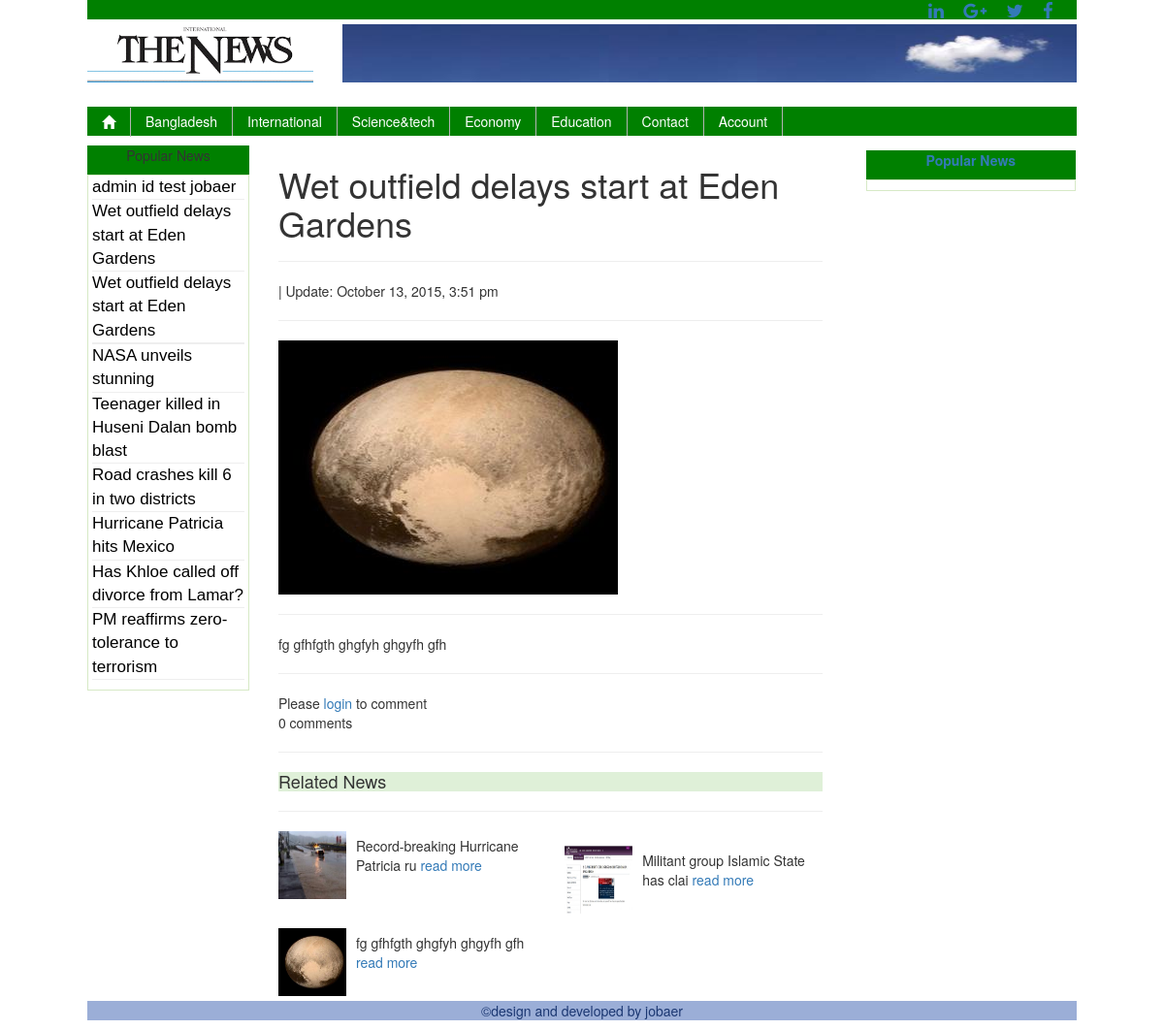
Page /jobaer/details.php?news_id=27 on the committed database.
### tables this page shows
CREATE TABLE IF NOT EXISTS `tbl_image` (
  `image_id` int(4) NOT NULL,
  `image_name` text NOT NULL,
  `social1_url` varchar(255) NOT NULL,
  `social2_url` varchar(255) NOT NULL,
  `social3_url` varchar(255) NOT NULL,
  `social4_url` varchar(255) NOT NULL
);

CREATE TABLE IF NOT EXISTS `tbl_category` (
  `category_id` int(4) NOT NULL,
  `parent` bigint(20) unsigned NOT NULL DEFAULT '0',
  `cat_code` int(5) NOT NULL,
  `position` int(2) NOT NULL DEFAULT '1',
  `category_name` varchar(255) NOT NULL,
  `category_description` text NOT NULL,
  `publication_status` tinyint(4) NOT NULL,
  `deletion_status` tinyint(4) NOT NULL DEFAULT '1'
);

CREATE TABLE IF NOT EXISTS `tbl_news` (
  `news_id` int(8) NOT NULL,
  `news_title` varchar(255) NOT NULL,
  `news_description` text NOT NULL,
  `news_image` text NOT NULL,
  `news_date` timestamp NOT NULL DEFAULT CURRENT_TIMESTAMP,
  `category_id` int(4) NOT NULL,
  `admin_id` int(3) NOT NULL,
  `views` int(255) NOT NULL,
  `news_publication_status` tinyint(4) NOT NULL,
  `news_deletion_status` tinyint(4) NOT NULL DEFAULT '1',
  `top_news` tinyint(4) NOT NULL
);

CREATE TABLE IF NOT EXISTS `tbl_ad` (
  `ad_id` int(5) NOT NULL,
  `ad_title` varchar(255) NOT NULL,
  `ad_description` text NOT NULL,
  `ad_image` text NOT NULL,
  `ad_publication_status` tinyint(4) NOT NULL,
  `ad_deletion_status` tinyint(4) NOT NULL DEFAULT '1'
);

### jobaer/details.php (called while the page is built, shortened)
<?php
include 'index.php';

### jobaer/classes/db_connect.php (called while the page is built, shortened)
<?php
class Db_Connect {
    public function __construct() {
        $db_name='db_newspaper';
    }
}

### jobaer/classes/application.php (called while the page is built, shortened)
<?php
require 'db_connect.php';
class Application {
                   public function select_all_news_from_news_id($news_id) {
        $sql ="SELECT * FROM tbl_news WHERE news_id='$news_id' ";
        $select_all_news_from_news_id_result=mysql_query($sql);
        return $select_all_news_from_news_id_result;
                    }
                    public function kar() {
        $sql ="SELECT * FROM tbl_news ORDER BY views DESC LIMIT 10";
        $k=mysql_query($sql);
        return $k;
                    }
                public function get_news($category_id) {
        $sql="SELECT * FROM tbl_news WHERE news_deletion_status= 1 AND news_publication_status= 1 AND category_id='$category_id' ORDER BY news_id DESC LIMIT 4 OFFSET 1";
        $get_news=mysql_query($sql);
        return $get_news;
    }
            public function select_all_published_category() {
        $sql="SELECT * FROM tbl_category WHERE deletion_status= 1 AND publication_status= 1 AND cat_code= 0 AND parent=1 ";
        $category_result=mysql_query($sql);
        return $category_result;
    }
                public function select_logo() {
        $sql="SELECT * FROM tbl_image WHERE image_id=1 ";
        $logo_result=mysql_query($sql);
        return $logo_result;
    }
                    public function select_banner() {
        $sql="SELECT image_name FROM tbl_image WHERE image_id=2 ";
        $banner_result=mysql_query($sql);
        return $banner_result;
    }
                public function select_social_link() {
        $sql="SELECT * FROM tbl_image";
        $social_result=mysql_query($sql);
        return $social_result;
    }
	public function get_user_com($news_id){
		$sql="SELECT * FROM tbl_news,tbl_user,tbl_comment WHERE tbl_comment.user_id=tbl_user.user_id AND tbl_news.news_id=tbl_comment.news_id AND tbl_comment.publish_status=1 AND tbl_comment.news_id='$news_id' ";
		$result=mysql_query($sql);
		return $result;
	}
	public function get_footer() {
        $sql="SELECT * FROM tbl_ad WHERE ad_id=4 AND ad_publication_status=0 AND ad_deletion_status=0";
        $result=mysql_query($sql);
        return $result;
    }
}

### jobaer/theme/default/detail.php (the view, shortened to what this page needs)
<?php
if (isset($_GET['news_id'])) {
    $news_id = $_GET['news_id'];;
}else{
    header('Location:index.php');
}
$result = $app_obj->select_all_news_from_news_id($news_id);
$data=mysql_fetch_assoc($result);
$category_id=$data['category_id'];
$select_all_news_from_news_id_1= $app_obj->get_news($category_id);
$admin_id=$data['admin_id'];
$admin_result= $app_obj->select_tbl_admin($admin_id);
$data3=mysql_fetch_assoc($admin_result);
	$comment_result= $app_obj->get_user_com($news_id);
$kar= $app_obj->kar();
?>
<div class="row top_buffer">
            <div class="col-md-3">
				 <div class="text_head">Popular News</div>
                <div class="box_style">
                            <ul>
                                <?php
                while($row=  mysql_fetch_assoc($kar))
                {
            ?>
            <li><a class="color1" href="details.php?news_id=<?php echo $row['news_id']?>"><?php echo $row['news_title']?></a></li>
                <?php } ?>
                            </ul>
                        </div>
            </div>
            <div class="col-lg-9">
                <h1><?php echo $data['news_title'];?></h1>
                <hr>
                <p><span><?php echo $data3['admin_name'];?> | Update: </span><?php
                $time=$data['news_date'];
                echo date("F j, Y, g:i a", strtotime($time));?></p>
                <hr>
                <img class="img-responsive" src="admin/<?php echo $data['news_image'];?>" alt="">
                <hr>
                <p><?php
                    echo $data['news_description'];
                    ?></p>
                <hr>
                <?php
                $b='<div class="well">
                    <h4>Leave a Comment:</h4>
                    <form class="form-horizontal" action="" method="post">
                        <div class="form-group">
                            <textarea class="form-control" name="comment_content"  rows="3"></textarea>
                            <input type="hidden" value="1" name="parent">
                            <input type="hidden" value="<?php echo $news_id;?>" name="news_id">
                            <input type="hidden" value="<?php echo $user_id;?>" name="user_id">
                        </div>
                        <button type="submit" name="btn" class="btn btn-primary">Submit</button>
                    </form>
                </div>';
                $user_id = isset($_SESSION['user_id']);
                 if ($user_id != NULL) {
                      echo $b;
                 }  else {
                     echo'Please <a href="http://localhost/news_project/login1.php">login</a> to comment';
                 }
                ?>
                <p><?php $k=  mysql_num_rows($comment_result);
                        echo $k.' '; ?>comments</p>
                <hr>
<h4 class="bg-success">Related News</h4>
<hr>
            <div class="row">
                                                        <?php
                while($row=  mysql_fetch_assoc($select_all_news_from_news_id_1))
                {
            ?>
                <div class="col-md-6">
                    <div class="media">
                    <a class="pull-left" href="details.php?news_id=<?php echo $row['news_id']?>">
                        <img src="admin/<?php echo $row['news_image'];?>" alt="" height="70" width="70">
                    </a>
                    <div class="media-body">
                        <?php
                $x=$row['news_description'];
                $z=$row['news_id'];
                $y="<a href='details.php?news_id=$z'>read more<a/>";
                echo substr($x, 0, 40).' '.$y;
                ?>
                    </div>
                </div>
                </div>
                <?php }
               ?>
            </div>
            </div>
        </div>

### jobaer/theme/default/header.php (shortened to what this page needs)
<?php
  $social_result=$app_obj->select_social_link();
  $social_result_info=  mysql_fetch_assoc($social_result);
  $select_logo=$app_obj->select_logo();
 $select_logo_info=  mysql_fetch_assoc($select_logo);
 $select_banner=$app_obj->select_banner();
 $select_banner_info=  mysql_fetch_assoc($select_banner);
  ?>
<div class="social_icon2">
    <ul >
        <li><a href="<?php echo $social_result_info['social1_url'];?>"><i class="fa fa-lg fa-facebook"></i></a></li>
        <li><a href="<?php echo $social_result_info['social3_url'];?>"><i class="fa fa-lg fa-twitter"></i></a></li>
        <li><a href="<?php echo $social_result_info['social2_url'];?>"><i class="fa fa-lg fa-google-plus"></i></a></li>
        <li><a href="<?php echo $social_result_info['social4_url'];?>"><i class="fa fa-lg fa-linkedin"></i></a></li>
    </ul>
</div>
<div class="row">
    <div class="col-md-3 masthead2">
       <a href='http://localhost/news_project/'> <img src="admin/<?php echo $select_logo_info['image_name']?>" style="max-height: 60px;min-width: 100%; "/>
	   </a>
    </div>
    <div class="col-md-9 masthead hidden-xs hidden-sm">
        <img src="admin/<?php echo $select_banner_info['image_name']?>"/>
    </div>
</div>

### jobaer/theme/default/nav_menu.php (shortened to what this page needs)
<?php
   $result= $app_obj->select_all_published_category();
?>
<nav class="nav navbar-default navbar-custom hidden-sm hidden-xs">
    <div class="container-fluid hidden-sm" style="padding-left: 0;" >
        <div class="collapse navbar-collapse" id="bs-example-navbar-collapse-1" style="padding-left: 0;">
            <ul class="nav navbar-nav">
                <li><a class="glyphicon glyphicon-home" href="<?php echo $site_url?>"></a></li>
                <?php
                while($row=  mysql_fetch_assoc($result))
                {
            ?>
            <li><a class="color1" href="category.php?category_id=<?php echo $row['category_id']?>"><?php echo $row['category_name']?></a></li>
                <?php } ?>
                <li><a href="contact.php">Contact</a></li>
<ul class="nav navbar-nav navbar-right">
                <li class="dropdown"><a data-toggle="dropdown" class="dropdown-toggle" href="#"><?php
				if(isset($_SESSION['user_name'])){
					echo $_SESSION['user_name'];
				}else{
					echo 'Account';
				}
				?></a>
                </li>
            </ul>
            </ul>
        </div>
    </div>
    </nav>

### jobaer/theme/default/footer.php (shortened to what this page needs)
<?php
$result= $app_obj->get_footer();
$result_footer= mysql_fetch_assoc($result);
?>
 <footer>
<p class="bg-success text-center" style="background-color: #9BAED7;color: #1B3772;">©<?php echo $result_footer['ad_description'];?></p></footer>

### jobaer/theme/default/css/custom_style.css (style rules this page uses)
.navbar-custom { background-color: green; border-color: #b3b3b3; }
.navbar-custom .navbar-nav > li:last-child > a { border-right: 1px solid #b3b3b3; }
.navbar-custom .navbar-nav > li > a { color: white; border-right: 1px solid #b3b3b3; }
.navbar-custom .navbar-collapse, .navbar-custom .navbar-form { border-color: #b2b2b2; }

### jobaer/theme/default/css/style.css (style rules this page uses)
body { background-color: white; }
.masthead img { width:100%; min-height: 30px; max-height: 60px; margin-bottom: 5px; }
ul { padding:0px 4px; }
.box_style ul li { list-style-type:none; border-bottom:1px solid #EEE; }
.box_style ul li a { color:black; font-family: sans-serif; font-weight: 400; font-size: 17px; }
.masthead2 img { width:100%; min-height: 60px; margin-bottom: 5px; }
.social_icon2 { width: 100%; height: 20px; background-color: green; float: left; margin-bottom: 5px; }
.social_icon2 ul { width: 100%; float: left; list-style-type: none; //background-color: #CCCCCC; }
.social_icon2 ul li { float: right; margin-right: 2%; }
.text_head { width: 100%; height: 30px; background-color: green ; text-align: center; text-justify: auto; }
.box_style { width: 100%; height: auto; border:1px solid #D6E9C6; text-align: initial; }
.top_buffer { margin-top: 5px; }
.navbar-nav > li > a, .navbar-brand { padding-top:5px !important; padding-bottom:0 !important; height: 30px; }

### jobaer/theme/default/css/ticker.css (style rules this page uses)
* { margin: 0; padding: 0; font-family: "Helvetica Neue",Helvetica,Arial,sans-serif; }

### rows in the picture
tbl_image: image_name (picture)
tbl_image: image_name (picture)
tbl_category: category_name "Bangladesh"
tbl_category: category_name "International"
tbl_category: category_name "Science&tech"
tbl_category: category_name "Economy"
tbl_category: category_name "Education"
tbl_news: news_title "admin id test jobaer"
tbl_news: news_title "Wet outfield delays start at Eden Gardens"
tbl_news: news_title "Wet outfield delays start at Eden Gardens", news_date "October 13, 2015, 3:51 pm", news_image (picture), news_description "fg gfhfgth ghgfyh ghgyfh gfh"
tbl_news: news_title "NASA unveils stunning"
tbl_news: news_title "Teenager killed in Huseni Dalan bomb blast"
tbl_news: news_title "Road crashes kill 6 in two districts"
tbl_news: news_title "Hurricane Patricia hits Mexico", news_image (picture), news_description "Record-breaking Hurricane Patricia ru"
tbl_news: news_title "Has Khloe called off divorce from Lamar?"
tbl_news: news_title "PM reaffirms zero-tolerance to terrorism"
tbl_news: news_image (picture), news_description "Militant group Islamic State has clai"
tbl_ad: ad_description "design and developed by jobaer"

### other values in the picture
$k "0"
